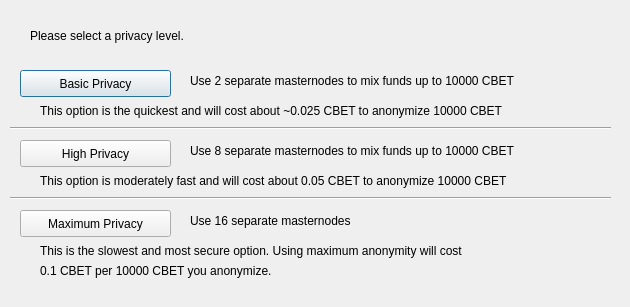
<?xml version="1.0" encoding="UTF-8"?>
<ui version="4.0">
 <class>ObfuscationConfig</class>
 <widget class="QDialog" name="ObfuscationConfig">
  <property name="geometry">
   <rect>
    <x>0</x>
    <y>0</y>
    <width>630</width>
    <height>307</height>
   </rect>
  </property>
  <property name="windowTitle">
   <string>Configure Obfuscation</string>
  </property>
  <widget class="QPushButton" name="buttonBasic">
   <property name="geometry">
    <rect>
     <x>20</x>
     <y>70</y>
     <width>151</width>
     <height>27</height>
    </rect>
   </property>
   <property name="text">
    <string>Basic Privacy</string>
   </property>
  </widget>
  <widget class="QPushButton" name="buttonHigh">
   <property name="geometry">
    <rect>
     <x>20</x>
     <y>140</y>
     <width>151</width>
     <height>27</height>
    </rect>
   </property>
   <property name="text">
    <string>High Privacy</string>
   </property>
  </widget>
  <widget class="QPushButton" name="buttonMax">
   <property name="geometry">
    <rect>
     <x>20</x>
     <y>210</y>
     <width>151</width>
     <height>27</height>
    </rect>
   </property>
   <property name="text">
    <string>Maximum Privacy</string>
   </property>
  </widget>
  <widget class="QLabel" name="label">
   <property name="geometry">
    <rect>
     <x>30</x>
     <y>20</y>
     <width>571</width>
     <height>31</height>
    </rect>
   </property>
   <property name="text">
    <string>Please select a privacy level.</string>
   </property>
  </widget>
  <widget class="QLabel" name="label_2">
   <property name="geometry">
    <rect>
     <x>190</x>
     <y>70</y>
     <width>421</width>
     <height>21</height>
    </rect>
   </property>
   <property name="text">
    <string>Use 2 separate masternodes to mix funds up to 10000 CBET</string>
   </property>
  </widget>
  <widget class="QLabel" name="label_3">
   <property name="geometry">
    <rect>
     <x>190</x>
     <y>140</y>
     <width>411</width>
     <height>21</height>
    </rect>
   </property>
   <property name="text">
    <string>Use 8 separate masternodes to mix funds up to 10000 CBET</string>
   </property>
  </widget>
  <widget class="QLabel" name="label_4">
   <property name="geometry">
    <rect>
     <x>190</x>
     <y>210</y>
     <width>421</width>
     <height>21</height>
    </rect>
   </property>
   <property name="text">
    <string>Use 16 separate masternodes</string>
   </property>
  </widget>
  <widget class="QLabel" name="label_6">
   <property name="geometry">
    <rect>
     <x>40</x>
     <y>100</y>
     <width>561</width>
     <height>21</height>
    </rect>
   </property>
   <property name="text">
    <string>This option is the quickest and will cost about ~0.025 CBET to anonymize 10000 CBET</string>
   </property>
  </widget>
  <widget class="QLabel" name="label_7">
   <property name="geometry">
    <rect>
     <x>40</x>
     <y>170</y>
     <width>561</width>
     <height>21</height>
    </rect>
   </property>
   <property name="text">
    <string>This option is moderately fast and will cost about 0.05 CBET to anonymize 10000 CBET</string>
   </property>
  </widget>
  <widget class="QLabel" name="label_8">
   <property name="geometry">
    <rect>
     <x>40</x>
     <y>240</y>
     <width>561</width>
     <height>21</height>
    </rect>
   </property>
   <property name="text">
    <string>This is the slowest and most secure option. Using maximum anonymity will cost</string>
   </property>
  </widget>
  <widget class="QLabel" name="label_9">
   <property name="geometry">
    <rect>
     <x>40</x>
     <y>260</y>
     <width>561</width>
     <height>21</height>
    </rect>
   </property>
   <property name="text">
    <string>0.1 CBET per 10000 CBET you anonymize.</string>
   </property>
  </widget>
  <widget class="Line" name="line">
   <property name="geometry">
    <rect>
     <x>10</x>
     <y>120</y>
     <width>601</width>
     <height>16</height>
    </rect>
   </property>
   <property name="orientation">
    <enum>Qt::Horizontal</enum>
   </property>
  </widget>
  <widget class="Line" name="line_2">
   <property name="geometry">
    <rect>
     <x>10</x>
     <y>190</y>
     <width>601</width>
     <height>16</height>
    </rect>
   </property>
   <property name="orientation">
    <enum>Qt::Horizontal</enum>
   </property>
  </widget>
 </widget>
 <resources/>
 <connections/>
</ui>
